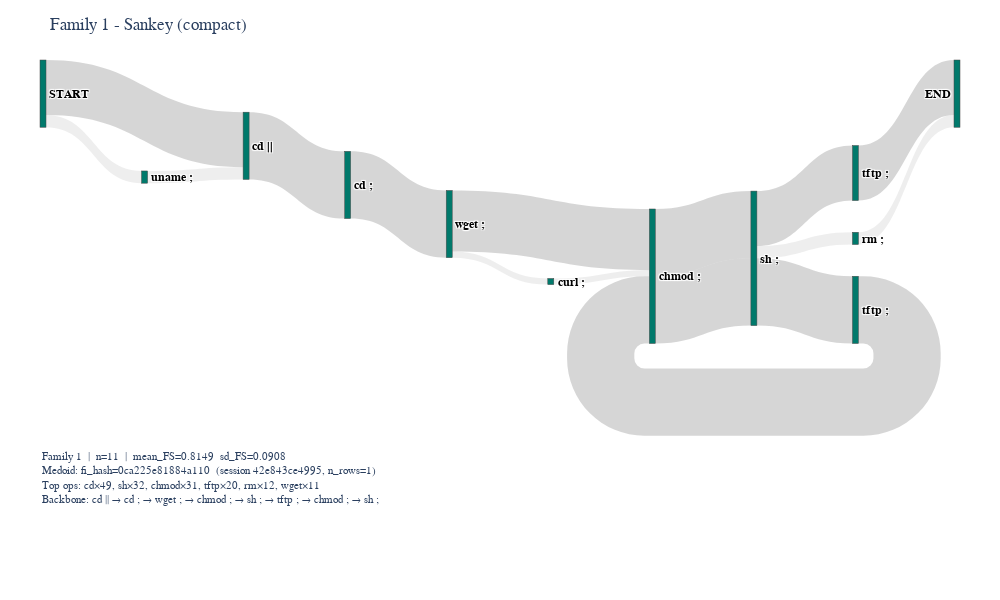

Notebook code cell kept with this figure:
### Markdown cell above
## Step 8 - Sankey visualisation for a chosen FS family

To get an intuitive view of **how** commands vary within a single FS family,
we can draw a Sankey diagram for one `family_id`:

1. Select a family (`FAM`) and collect its `struct_tokens` from
   `family_members_df`.
2. Decode these into structured sequences for all member archetypes.
3. Use `sankey_from_family_enhanced` to build a flow diagram where:
   - the backbone path reflects a consensus sequence (WLCS backbone),
   - branches represent common variants at different positions,
   - edge widths indicate how often each variant occurs.

The printed `variant_detail` data gives a textual breakdown of the same
information (variants per “gap”), complementing the visualisation.

### Code cell
FAM = 1

fig, backbone, stats = fi_fs.sankey_for_family_id(
    FAM,
    family_members_df=family_members_df,
    summ_df=summ_df,
    archetypes=archetypes,

    # main knobs
    min_variant_support=0.05,
    topN_variants_per_gap=10,
    collapse_runs=True,

    # useful extras
    bucket_other_variants=True,
    variant_label_mode="first",
    normalise_widths=False,
    show_link_counts=True,

    # caption + sizing
    show_caption=True,
    fig_width=1000,
    fig_height=600,
    node_pad=18,
    node_thickness=6,
)

fig.show()

### Figure 1 — Plotly figure (JSON) as saved in the notebook; plotly's stock layout.template omitted (floating-point values rounded to 4 significant figures)
{"data": [{"arrangement": "snap", "link": {"color": ["rgba(160, 160, 160, 0.18)", "rgba(160, 160, 160, 0.18)", "rgba(120, 120, 120, 0.30)", "rgba(120, 120, 120, 0.30)", "rgba(120, 120, 120, 0.30)", "rgba(160, 160, 160, 0.18)", "rgba(160, 160, 160, 0.18)", "rgba(120, 120, 120, 0.30)", "rgba(120, 120, 120, 0.30)", "rgba(120, 120, 120, 0.30)", "rgba(120, 120, 120, 0.30)", "rgba(120, 120, 120, 0.30)", "rgba(120, 120, 120, 0.30)", "rgba(120, 120, 120, 0.30)", "rgba(160, 160, 160, 0.18)", "rgba(160, 160, 160, 0.18)"], "customdata": ["START → uname ;; (2/11)", "uname ; → cd ||; (2/11)", "START → cd ||; (9/11)", "cd || → cd ;; (11/11)", "cd ; → wget ;; (11/11)", "wget ; → curl ;; (1/11)", "curl ; → chmod ;; (1/11)", "wget ; → chmod ;; (10/11)", "chmod ; → sh ;; (11/11)", "sh ; → tftp ;; (11/11)", "tftp ; → chmod ;; (11/11)", "chmod ; → sh ;; (11/11)", "sh ; → tftp ;; (9/11)", "tftp ; → END; (9/11)", "sh ; → rm ;; (2/11)", "rm ; → END; (2/11)"], "hovertemplate": "%{customdata}<extra></extra>", "source": [0, 8, 0, 2, 3, 4, 9, 4, 5, 6, 7, 5, 6, 10, 6, 11], "target": [8, 2, 2, 3, 4, 9, 5, 5, 6, 7, 5, 6, 10, 1, 11, 1], "value": [2, 2, 9, 11, 11, 1, 1, 10, 11, 11, 11, 11, 9, 9, 2, 2]}, "node": {"color": "rgba(0, 121, 107, 1.0)", "customdata": ["START", "END", "(cd, ||)", "(cd, ;)", "(wget, ;)", "(chmod, ;)", "(sh, ;)", "(tftp, ;)", "Variant insertion @ gap 0: uname ; | support=2/11", "Variant insertion @ gap 3: curl ; | support=1/11", "Variant insertion @ gap 8: tftp ; | support=9/11", "Variant insertion @ gap 8: rm ; | support=2/11"], "hovertemplate": "%{customdata}<extra></extra>", "label": ["<span style='background-color: rgba(255,255,255,0.85); color: black; padding: 1px 4px; border-radius: 4px; font-weight: 700;'>START</span>", "<span style='background-color: rgba(255,255,255,0.85); color: black; padding: 1px 4px; border-radius: 4px; font-weight: 700;'>END</span>", "<span style='background-color: rgba(255,255,255,0.85); color: black; padding: 1px 4px; border-radius: 4px; font-weight: 700;'>cd ||</span>", "<span style='background-color: rgba(255,255,255,0.85); color: black; padding: 1px 4px; border-radius: 4px; font-weight: 700;'>cd ;</span>", "<span style='background-color: rgba(255,255,255,0.85); color: black; padding: 1px 4px; border-radius: 4px; font-weight: 700;'>wget ;</span>", "<span style='background-color: rgba(255,255,255,0.85); color: black; padding: 1px 4px; border-radius: 4px; font-weight: 700;'>chmod ;</span>", "<span style='background-color: rgba(255,255,255,0.85); color: black; padding: 1px 4px; border-radius: 4px; font-weight: 700;'>sh ;</span>", "<span style='background-color: rgba(255,255,255,0.85); color: black; padding: 1px 4px; border-radius: 4px; font-weight: 700;'>tftp ;</span>", "<span style='background-color: rgba(255,255,255,0.85); color: black; padding: 1px 4px; border-radius: 4px; font-weight: 700;'>uname ;</span>", "<span style='background-color: rgba(255,255,255,0.85); color: black; padding: 1px 4px; border-radius: 4px; font-weight: 700;'>curl ;</span>", "<span style='background-color: rgba(255,255,255,0.85); color: black; padding: 1px 4px; border-radius: 4px; font-weight: 700;'>tftp ;</span>", "<span style='background-color: rgba(255,255,255,0.85); color: black; padding: 1px 4px; border-radius: 4px; font-weight: 700;'>rm ;</span>"], "pad": 18, "thickness": 6}, "type": "sankey"}], "layout": {"margin": {"l": 40, "r": 40, "t": 60, "b": 190}, "annotations": [{"align": "left", "font": {"family": "monospace", "size": 11}, "showarrow": false, "text": "Family 1  |  n=11  |  mean_FS=0.8149  sd_FS=0.0908<br>Medoid: fi_hash=0ca225e81884a110  (session 42e843ce4995, n_rows=1)<br>Top ops: cd×49, sh×32, chmod×31, tftp×20, rm×12, wget×11<br>Backbone: cd || → cd ; → wget ; → chmod ; → sh ; → tftp ; → chmod ; → sh ;", "x": 0.0, "xref": "paper", "y": -0.28, "yref": "paper"}], "font": {"family": "monospace", "size": 12}, "title": {"text": "Family 1 - Sankey (compact)"}, "width": 1000, "height": 600}}
